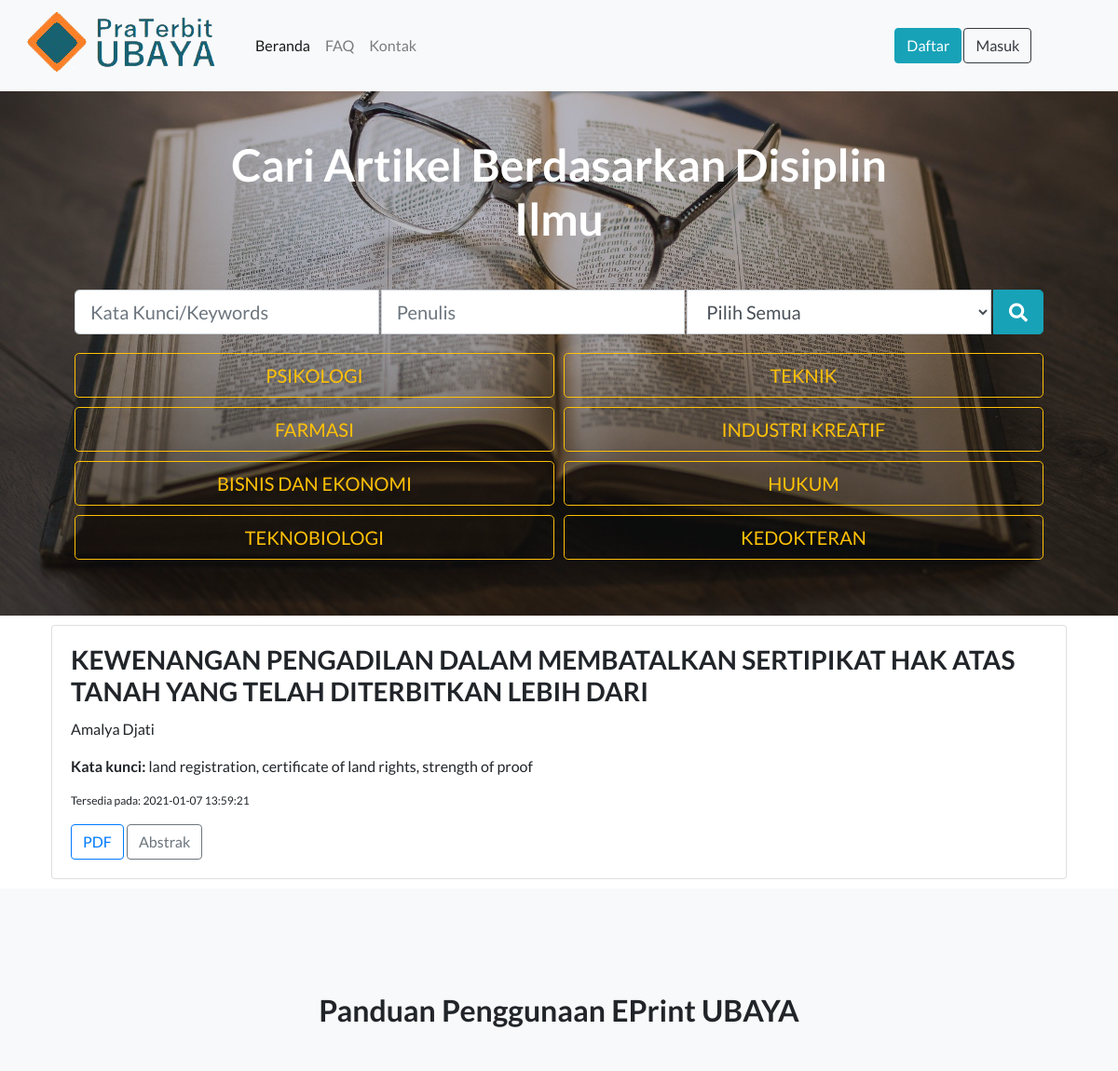
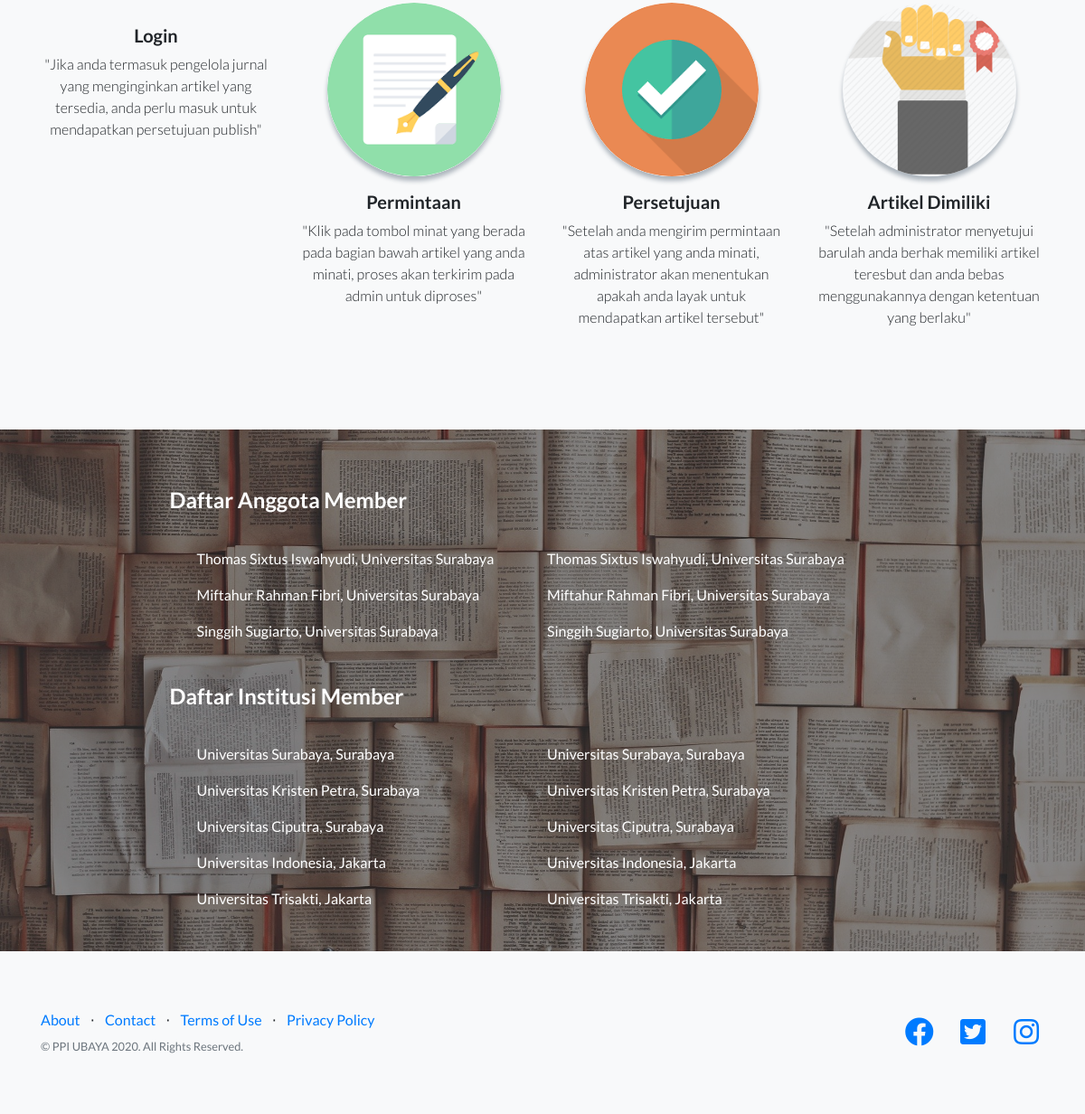
Screenshot of /index.php?sort=hukum with the database file from the repository (2 pictures, top to bottom).
### tables this page shows
CREATE TABLE `artikel` (
  `id_artikel` int(10) NOT NULL,
  `id_bidang` int(10) NOT NULL,
  `status` int(2) NOT NULL,
  `judul` varchar(100) NOT NULL,
  `penulis` varchar(80) NOT NULL,
  `tanggal_input` datetime NOT NULL,
  `kata_kunci` varchar(100) NOT NULL,
  `abstrak` longtext NOT NULL,
  `file_artikel` varchar(100) NOT NULL
);

### view/hukum.php (the view, shortened to what this page needs)
 <?php
	$query = mysql_query("SELECT * FROM artikel INNER JOIN bidang_ilmu ON artikel.id_bidang=bidang_ilmu.id_bidang WHERE kategori='hukum'") or die(mysql_error());
	while($data = mysql_fetch_array($query)) { ?>
       <div class="card" style="width: auto; float: center; margin: 10px;">
        <div class="card-body">
           <h3 class="card-title"><?php echo $data['judul']; ?></h3>
           <p class="card-text"><?php echo $data['penulis']; ?></p>
           <p class="bold"><b>Kata kunci:&nbsp;</b><?php echo $data['kata_kunci']; ?></p>
           <p style="font-size:12px;"class="text-sm-left">Tersedia pada:&nbsp;<?php echo $data['tanggal_input']; ?></p>
           <p class="card-text">
            <a href="berkas/<?php echo $data['file_artikel']; ?>" download class="btn btn-outline-primary">PDF</a>
            <a href="#" class="btn btn-outline-secondary">Abstrak</a>
           </p>
         </div>
       </div>
<?php
} ?>

### rows the page displays
artikel: judul "KEWENANGAN PENGADILAN DALAM MEMBATALKAN SERTIPIKAT HAK ATAS TANAH YANG TELAH DITERBITKAN LEBIH DARI", penulis "Amalya Djati", kata_kunci "land registration, certificate of land rights, strength of proof", tanggal_input "2021-01-07 13:59:21"
